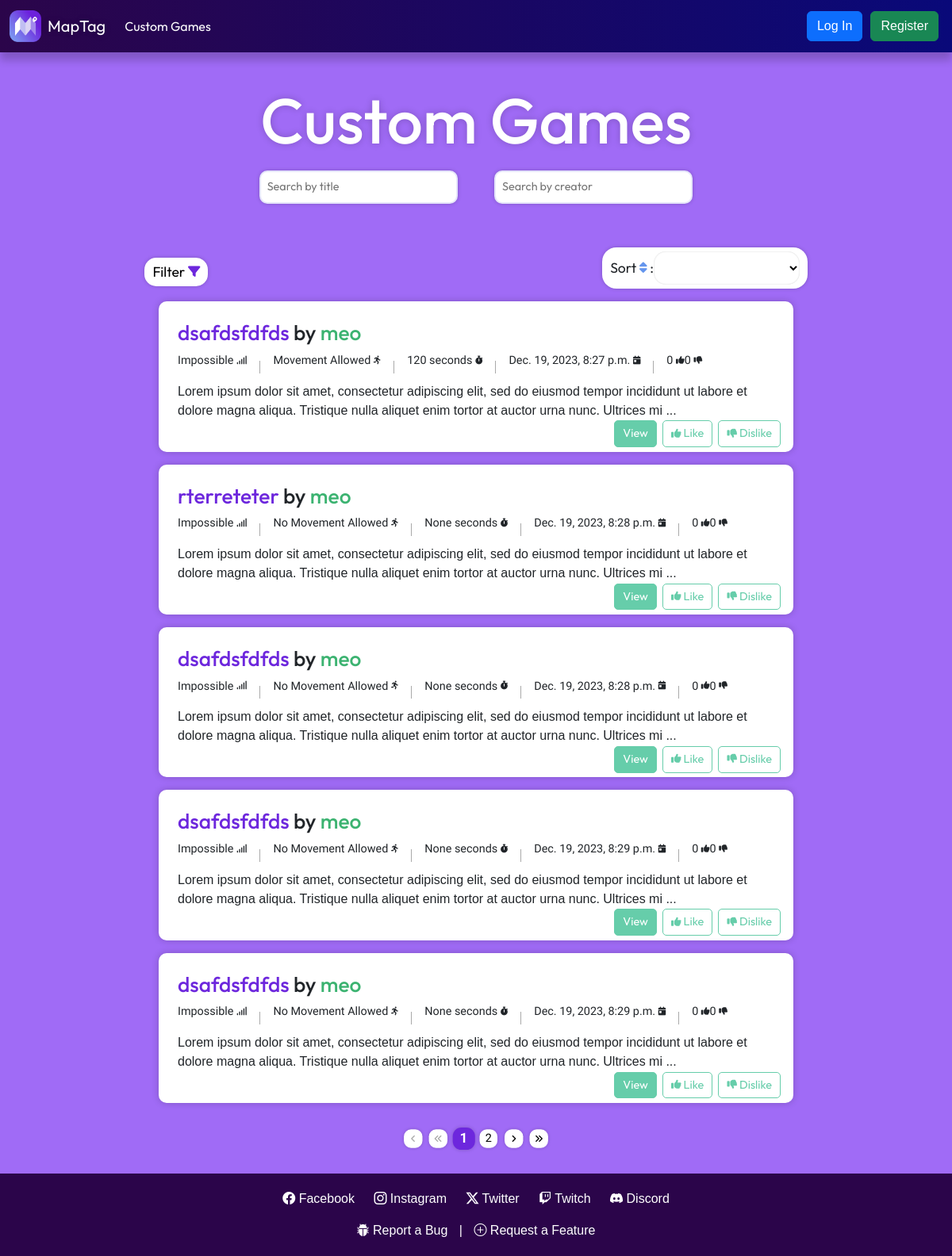
The app's page /custom_games with its own data.
### Game/models.py (models this page shows)
class CustomGame(models.Model):
    DIFFICULTY_CHOICES = [
        ('Impossible', 'impossible'),
        ('Very Hard', 'very_hard'),
        ('Hard', 'hard'),
        ('Normal', 'normal'),
        ('Easy', 'easy'),
    ]
    id = models.UUIDField(primary_key=True, default=uuid.uuid4, editable=False)
    creator = models.CharField(max_length=255)
    likes = models.IntegerField(default=0)
    dislikes = models.IntegerField(default=0)
    date_created = models.DateTimeField(auto_now_add=True)
    map_title = models.CharField(max_length=100)
    mobility = models.BooleanField(default=False)
    difficulty = models.CharField(max_length = 20, choices = DIFFICULTY_CHOICES)
    timer_status = models.BooleanField(default=False)
    timer_duration = models.IntegerField(null=True, blank=True)
    map_description = models.TextField(default="No description.", max_length=1000)

### Game/views.py (the view)
# urls.py: path('custom_games', game_views.custom_games, name="custom_games"),
def custom_games(request):
    game_list = CustomGame.objects.all()
    paginator = Paginator(game_list, 5)  # Split game list into pages of 5
    page_number = request.GET.get('page')
    page_obj = paginator.get_page(page_number)  # Get current page
    context = {
        'all_games': game_list,
        'current_games': page_obj,
    }
    return render(request, "custom_games.html", context)

### Game/templatetags/game_tags.py (called while the page is built)
@register.filter(name='truncate_words')
def truncate_words(value, max_words):
    words = value.split()
    if len(words) > max_words:
        return ' '.join(words[:max_words]) + ' ...'
    return value

### Game/templates/custom_games.html (shortened to what this page needs)
{% extends 'base.html' %}
{% load static %}
{% load game_tags %}
{% block extra_head %}
  <link rel="stylesheet" type="text/css" href="{% static 'styles/custom_games.css' %}" />
{% endblock %}
{% block content %}
  <h1>Custom Games</h1>
  <div class="games-container">
    <div class="search-container">
      <input type="text" id="title-search" placeholder="Search by title" />
      <input type="text" id="creator-search" placeholder="Search by creator" />
    </div>
    <div class="tools-container">
      <div class="filtering-container">
        <button id="filter-btn">Filter <i class="fa-solid fa-filter fa-sm"></i></button>
      </div>
      <div class="sorting-container">
        <label for="sorting-select">Sort <i class="fa-solid fa-sort fa-sm" style="color: #6495ed;"></i> :</label><select id="sorting-select">
        </select>
      </div>
    </div>
    <div class="current-games" id="current-games">
    </div>
    <div class="all-games" id="all-games" style="display:none;">
      {% for game in all_games %}
        <div class="game">
          <h2><span class="title">{{ game.map_title }}</span> by <span class="creator">{{ game.creator }}</span></h2>
          <div class="game-details">
            <p class="game-difficulty">{{ game.difficulty }} </p>
            {% if game.mobility == True %}
            <p>Movement Allowed </p>
            {% else %}
            <p>No Movement Allowed </p>
            {% endif %}
            <p class="game-duration">{{ game.timer_duration }} seconds </p>
            <p class="game-date">{{ game.date_created }} </p>
            <p class="game-likes">
              {{ game.likes }}
            </p>
            <p class="game-dislikes">
              {{ game.dislikes }}
            </p>
          </div>
          <p class="games-description">{{ game.map_description|truncate_words:30 }}</p>
          <div class="game-actions">
            <a href="{% url 'custom_game_detail' game.id %}" class="game-view">View</a>
            <a href="#" class="game-like"> Like</a>
            <a href="#" class="game-dislike"> Dislike</a>
          </div>
        </div>
      {% endfor %}
    </div>
    <div class="pagination">
      <span class="step-links">
        {% if current_games.has_previous %}
          <a href="?page=1"><i class="fa-solid fa-angles-left fa-xs"></i></a>
          <a href="?page={{ current_games.previous_page_number }}"><i class="fa-solid fa-angle-left fa-xs"></i></a>
        {% else %}
          <span class="disabled"></span>
          <span class="disabled"></span>
        {% endif %}
        {% for num in current_games.paginator.page_range %}
          {% if num == current_games.number %}
            <span class="current-page">{{ num }}</span>
          {% else %}
            {% with lower_bound=current_games.number|add:'-3' upper_bound=current_games.number|add:'3' %}
              {% if num > lower_bound and num < upper_bound %}
                <a href="?page={{ num }}">{{ num }}</a>
              {% endif %}
            {% endwith %}
          {% endif %}
        {% endfor %}
        {% if current_games.has_next %}
          <a href="?page={{ current_games.next_page_number }}"></a>
          <a href="?page={{ current_games.paginator.num_pages }}"></a>
        {% else %}
          <span class="disabled"><i class="fa-solid fa-angle-right fa-xs"></i></span>
          <span class="disabled"><i class="fa-solid fa-angles-right fa-xs"></i></span>
        {% endif %}
      </span>
    </div>
  </div>
{% endblock %}

### MapTag/templates/base.html (shortened to what this page needs)
{% load static %}
<!DOCTYPE html>
<html lang="en">
  <head>
    <link href="https://cdn.jsdelivr.net/npm/bootstrap@5.3.2/dist/css/bootstrap.min.css" rel="stylesheet" />
    <link rel="stylesheet" href="https://cdn.jsdelivr.net/npm/bootstrap-icons@1.11.2/font/bootstrap-icons.min.css" />
    <link rel="stylesheet" type="text/css" href="{% static 'styles/base.css' %}" />
    {% block extra_head %}
    {% endblock %}
  </head>
  <body>
    <nav class="navbar fixed-top navbar-expand-lg bg-body-tertiary" style="background-image: linear-gradient(to right, #2b054a, #090979);">
      <div class="container-fluid d-flex justify-content-between align-items-center">
        <a class="navbar-brand d-flex align-items-center" href="{% url 'home' %}">
          <img src="{% static 'images/maptag_logo.png' %}" alt="Logo" width="40" height="40" class="d-inline-block align-text-top" />
          <span class="ms-2">MapTag</span>
        </a>
        <div class="collapse navbar-collapse" id="navbarSupportedContent">
          <ul class="navbar-nav me-auto mb-2 mb-lg-0">
            <li class="nav-item">
              <a class="nav-link" href="{% url 'custom_games' %}">Custom Games</a>
            </li>
          </ul>
        </div>
        {% if user.is_authenticated %}
          <div class="dropdown">
            <button onclick="myFunction()" class="dropbtn">{{ user.username }}</button>
            <div id="myDropdown" class="dropdown-content">
              <a href="#">My profile</a>
              <a href="#">Edit profile</a>
              <a href="#">Friends</a>
              <a href="{% url 'mygames' %}">My games</a>
              <a href="{% url 'log_out' %}">Log out</a>
            </div>
          </div>
        {% else %}
          <div class="d-flex">
            <button type="submit" class="btn btn-primary custom-btn"><a href="{% url 'log_in' %}">Log In</a></button>
            <button type="submit" class="btn btn-success custom-btn"><a href="{% url 'register' %}">Register</a></button>
          </div>
        {% endif %}
      </div>
    </nav>
    <div class="content">
      {% block content %}
      {% endblock %}
    </div>
    <footer class="footer">
      <div class="container">
        <a href="#" class="social-icon"><i class="bi bi-facebook"></i> Facebook</a>
        <a href="#" class="social-icon"><i class="bi bi-instagram"></i> Instagram</a>
        <a href="#" class="social-icon"><i class="bi bi-twitter-x"></i> Twitter</a>
        <a href="#" class="social-icon"><i class="bi bi-twitch"></i> Twitch</a>
        <a href="#" class="social-icon"><i class="bi bi-discord"></i> Discord</a>
        <div class="mt-3">
          <a href="#" class="social-icon"><i class="bi bi-bug-fill"></i> Report a Bug</a> | <a href="#" class="social-icon"><i class="bi bi-plus-circle"></i> Request a Feature</a>
        </div>
      </div>
    </footer>
  </body>
</html>

### MapTag/static/styles/base.css (style rules this page uses)
nav { position: fixed; box-shadow: 0 10px 10px rgba(0, 0, 0, 0.2); }
.nav-item a { color: white; font-family: 'Outfit', sans-serif; }
.ms-2 { color: white; font-family: 'Outfit', sans-serif; text-shadow: 0 0 10px rgba(0, 0, 0, 0.2); }
body { margin: 0; font-family: 'Helvetica', sans-serif; background-color: #2c3333; min-height: 100%; }
.custom-btn { margin: 5px; }
a { color: white; text-decoration: none; }
.footer { background-color: #2b054a; color: white; padding: 20px 0; text-align: center; margin-top: auto; }
.social-icon { color: white; margin: 0 10px; text-decoration: none; width: 1em; height: 1em; }

### Game/static/styles/custom_games.css (style rules this page uses)
body { padding-top: 4em; background-color: #a06bf6; }
h1 { font-size: 5em; font-family: 'Outfit', sans-serif; text-shadow: 0 0 10px rgba(0, 0, 0, 0.2); text-align: center; color: white; margin-top: 0.5em; }
.games-container { display: flex; flex-direction: column; justify-content: space-between; align-items: center; max-width: 800px; margin: 0 auto; }
.search-container { display: flex; justify-content: center; gap: 2em; margin-bottom: 3em; width: 100%; }
.search-container input { font-family: "Outfit", sans-serif; font-size: 0.9em; padding: 0.55em; border: 2px solid lavender; border-radius: 10px; box-shadow: 0 0 5px rgba(0, 0, 0, 0.2); margin: 0.5em; width: 250px; }
.tools-container { display: flex; justify-content: space-between; align-items: center; margin-bottom: 1em; width: 100%; }
.filtering-container { display: flex; justify-content: flex-start; align-items: center; margin-left: -1.1em; margin-bottom: -0.6em; }
#filter-btn { background-color: white; border: none; box-shadow: 0 0 5px rgba(0, 0, 0, 0.2); border-radius: 15px; font-family: "Outfit", sans-serif; font-size: 1.1em; padding: 5px 10px 5px 10px; cursor: pointer; transition: all 0.1s ease-in-out; margin-right: 0.5em; }
#filter-btn i { color: #6D27DD; }
.sorting-container { display: flex; justify-content: flex-end; align-items: center; font-family: "Outfit", sans-serif; font-size: 1.1em; background-color: white; box-shadow: 0 0 5px rgba(0, 0, 0, 0.2); border-radius: 18px; padding: 5px 10px 5px 10px; margin-right: -1em; }
select { padding: 0.5em; border: none; background-color: white; border-radius: 15px; box-shadow: inset 0 0 2px rgba(0, 0, 0, 0.2); }
.current-games { display: flex; flex-direction: column; justify-content: center; align-items: center; margin: 0 auto; }
.game { background-color: white; margin-bottom: 1em; border-radius: 10px; box-shadow: 0 0 10px rgba(0, 0, 0, 0.2); padding: 1.5em; position: relative; width: 100%; }
.game h2 { font-family: "Outfit", sans-serif; font-size: 1.65em; margin-top: 0; }
.game-details { display: flex; align-items: center; font-family: "Work Sans", sans-serif; font-size: 0.9em; }
.game h2 .title { color: #6D27DD; }
.game h2 .creator { color: mediumseagreen; }
.game-actions { position: absolute; bottom: 0.35em; right: 1em; margin-top: 10em; display: flex; }
.game-actions a { margin-left: 0.5em; background-color: white; color: mediumaquamarine; border: 1px solid mediumaquamarine; border-radius: 5px; padding: 5px 10px; text-decoration: none; font-family: "Outfit", sans-serif; font-size: 0.9em; cursor: pointer; transition: all 0.2s ease-in-out; }
.game-view { background-color: mediumaquamarine !important; color: white !important; }
.pagination { scale: 90%; display: flex; justify-content: center; margin-top: 1rem; margin-bottom: 2rem; width: 100%; }
.step-links { display: flex; align-items: center; margin: 0; padding: 0; }
.step-links a, .step-links span { font-family: "Roboto", sans-serif; background-color: white; color: black; text-decoration: none; margin: 0 0.3rem; display: inline-flex; justify-content: center; align-items: center; width: 1.60rem; height: 1.60rem; border-radius: 10px; box-shadow: 0 0 5px rgba(0, 0, 0, 0.2); transition: all 0.2s ease-in-out; }
.step-links a:hover:not(.disabled), .step-links span.current-page { background-color: #6D27DD; color: white; transform: scale(1.2); }
.step-links span.disabled { color: #aaa; }
.step-links span.current-page { font-weight: bold; }

### records on screen
CustomGame: map_title "dsafdsfdfds", creator "meo", difficulty "Impossible", mobility "Movement Allowed", timer_duration "120", date_created "Dec. 19, 2023, 8:27 p.m.", likes "0", dislikes "0", map_description "Lorem ipsum dolor sit amet, consectetur adipiscing elit, sed do eiusmod tempor incididunt ut labore et dolore magna aliqua. Tristique nulla aliquet enim tortor at auctor urna nunc. Ultrices mi ..."
CustomGame: map_title "rterreteter", creator "meo", difficulty "Impossible", mobility "No Movement Allowed", timer_duration "None", date_created "Dec. 19, 2023, 8:28 p.m.", likes "0", dislikes "0", map_description "Lorem ipsum dolor sit amet, consectetur adipiscing elit, sed do eiusmod tempor incididunt ut labore et dolore magna aliqua. Tristique nulla aliquet enim tortor at auctor urna nunc. Ultrices mi ..."
CustomGame: map_title "dsafdsfdfds", creator "meo", difficulty "Impossible", mobility "No Movement Allowed", timer_duration "None", date_created "Dec. 19, 2023, 8:28 p.m.", likes "0", dislikes "0", map_description "Lorem ipsum dolor sit amet, consectetur adipiscing elit, sed do eiusmod tempor incididunt ut labore et dolore magna aliqua. Tristique nulla aliquet enim tortor at auctor urna nunc. Ultrices mi ..."
CustomGame: map_title "dsafdsfdfds", creator "meo", difficulty "Impossible", mobility "No Movement Allowed", timer_duration "None", date_created "Dec. 19, 2023, 8:29 p.m.", likes "0", dislikes "0", map_description "Lorem ipsum dolor sit amet, consectetur adipiscing elit, sed do eiusmod tempor incididunt ut labore et dolore magna aliqua. Tristique nulla aliquet enim tortor at auctor urna nunc. Ultrices mi ..."
CustomGame: map_title "dsafdsfdfds", creator "meo", difficulty "Impossible", mobility "No Movement Allowed", timer_duration "None", date_created "Dec. 19, 2023, 8:29 p.m.", likes "0", dislikes "0", map_description "Lorem ipsum dolor sit amet, consectetur adipiscing elit, sed do eiusmod tempor incididunt ut labore et dolore magna aliqua. Tristique nulla aliquet enim tortor at auctor urna nunc. Ultrices mi ..."

### other values on screen
{{ num }} "1"
{{ num }} "2"
